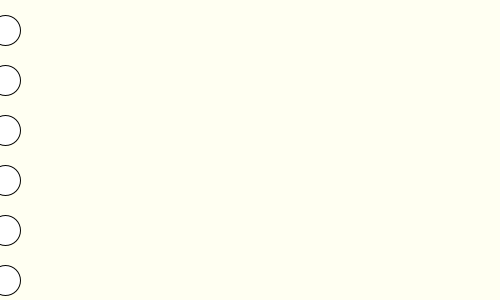
Frame 1 (no input)
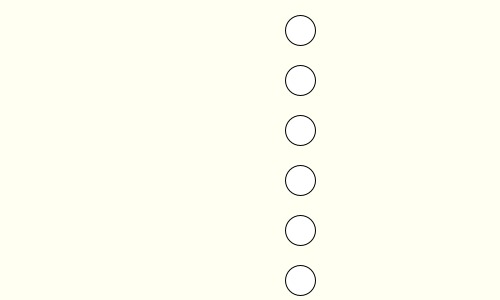
Frame 60 (the mouse pressed at the canvas centre just before this capture)
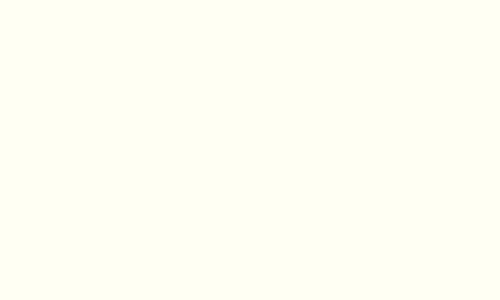
Frame 120 (the mouse held since frame 60 and released just before this capture)

The Processing sketch that drew these frames (run headless with seeded random() and noise(); from frame 60 on, the mouse is pressed at the canvas centre):

// Processing sketch: week13_2_animated_background_frameCount_x
// ── week13_2_animated_background_frameCount_x.pde
//week13_2_animated_background_frameCount_x
void setup(){
  size(500,300);//寬度是500
}
void draw(){
  background(#FFFFF2);
  float x = (frameCount*5 %1000);
  if(x>500);
  for(int y=30; y<300;y+=50){
    ellipse(x,y,30,30);
  }
}

  
